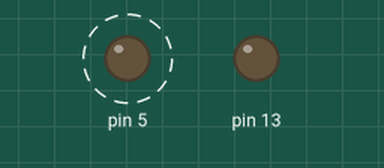
The sketch below on a simulated Arduino Uno, built with avr-gcc and run on an emulated ATmega328P. Shown: output pins drawn as LEDs (lit = HIGH). Dashed ring = blinking.

Above: at 0.2 s.
Timing chart, 0 to 3.0 s (numbered marks = the images above):
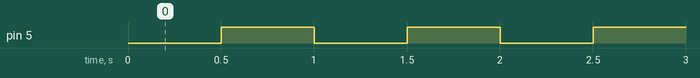

The sketch:

air_hand_tesuto.ino
```cpp
void setup() {
  // put your setup code here, to run once:
  pinMode(5, OUTPUT);
  pinMode(13,OUTPUT);
}

void loop() {
  //HIGH->open,LOW->close
  digitalWrite(5,LOW);
  delay(500);
  digitalWrite(5,HIGH);
  delay(500);

}
```

Measured:
- by itself, pin 5: alternates HIGH for 0.50 s and LOW for 0.50 s
